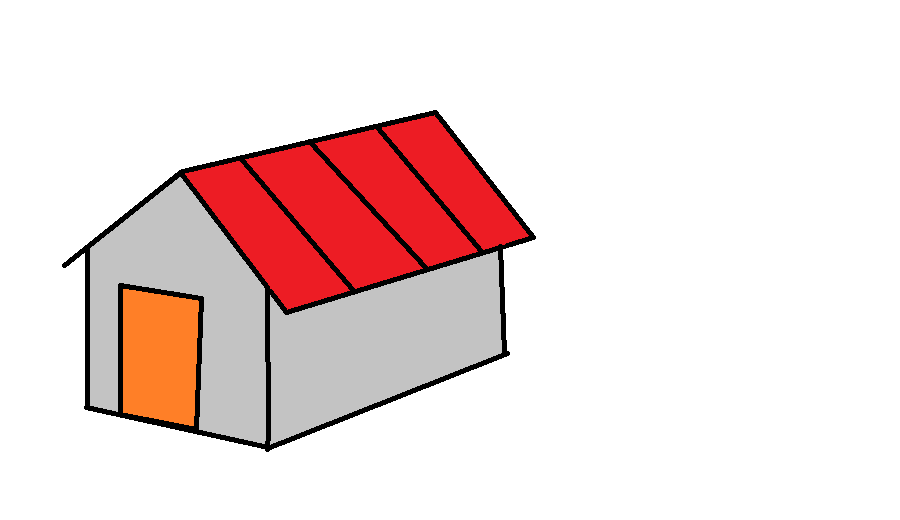
#> input picture SEM 2/IP/Practical/Img/home_draw.png, 900 x 520 px, found by its file name
$ python addition_img.py
#> lines starting #> are read from the running program, lines starting #| are printed output that depends on the picture
import cv2

# Load the images
img1 = cv2.imread('Img\\home_draw.png')  # First image
#> img1 is the input picture: shape (520, 900, 3); mean B, G, R 220.1, 221.2, 239.7
img2 = cv2.imread('Img\\sun_draw.png')   # Second image
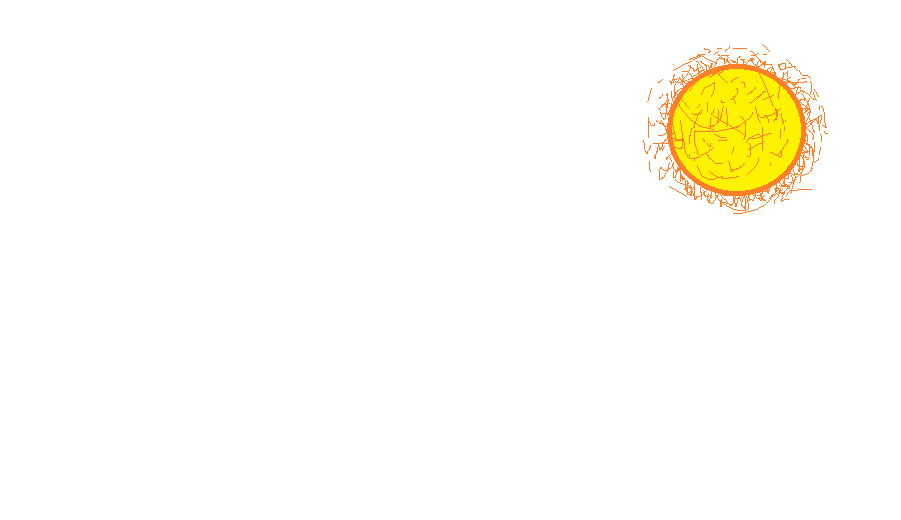
#> input picture SEM 2/IP/Practical/Img/sun_draw.png, 901 x 520 px, found by its file name
#> img2 is the input picture: shape (520, 901, 3); mean B, G, R 246.4, 253.2, 255

# Resize the second image (img2) to match the size of the first image (img1)
img2 = cv2.resize(img2, (img1.shape[1], img1.shape[0]))
#> img2: shape (520, 900, 3)

# Blend the two images using weighted sum
# img1 gets 60% weight, img2 gets 40% weight, no scalar added
weightedSum = cv2.addWeighted(img1, 0.5, img2, 0.5, 0)
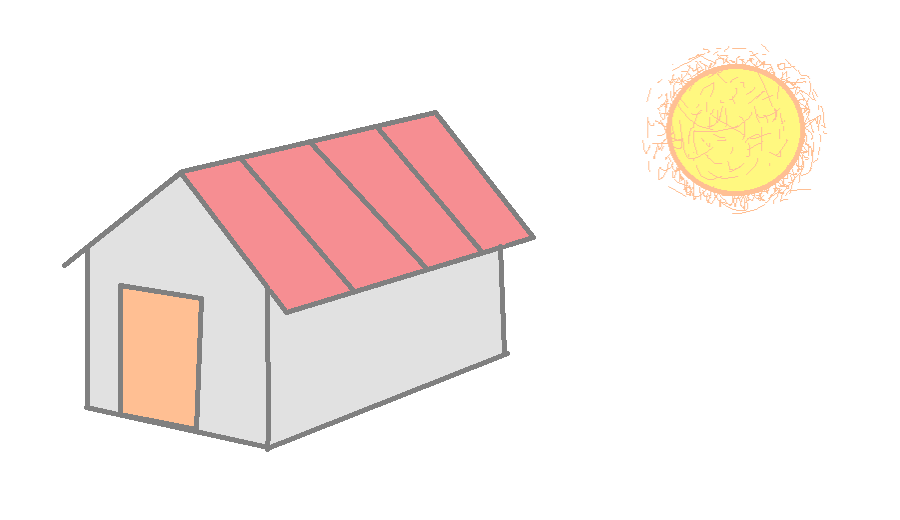
#> weightedSum: shape (520, 900, 3); mean B, G, R 233.3, 237.3, 247.4

# Display the blended image
cv2.imshow('Weighted Image', weightedSum)
cv2.waitKey(0)
cv2.destroyAllWindows()
